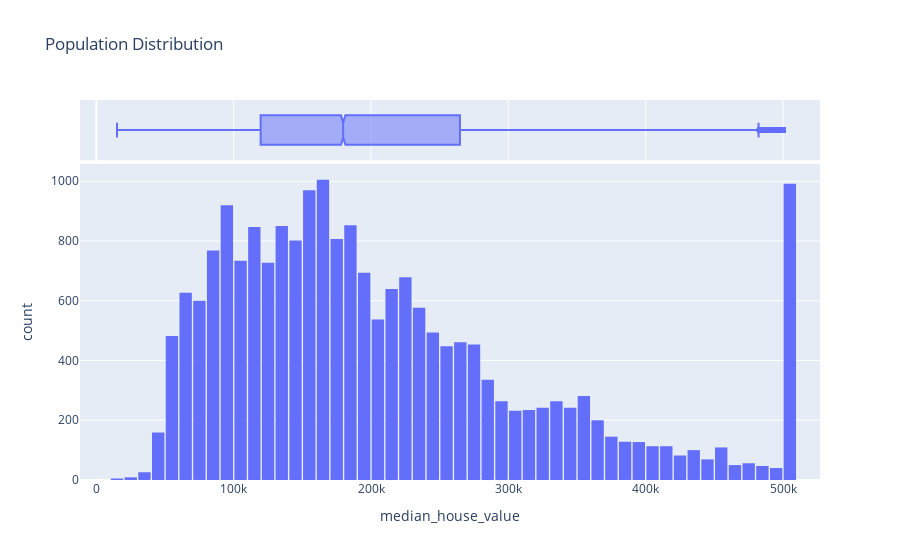

Notebook source saved alongside this figure:
### Code cell
fig = px.histogram(df, x = 'median_house_value', marginal='box', nbins=60, title='Population Distribution')
fig.update_layout(bargap=0.1)
fig.show()

### Figure 1 — Plotly figure (JSON) as saved in the notebook; plotly's stock layout.template omitted (floating-point values rounded to 4 significant figures; data arrays with more than 128 entries replaced by an {"elided": "..."} marker saying what was removed)
{"data": [{"alignmentgroup": "True", "bingroup": "x", "hovertemplate": "median_house_value=%{x}<br>count=%{y}<extra></extra>", "legendgroup": "", "marker": {"color": "#636efa", "pattern": {"shape": ""}}, "name": "", "nbinsx": 60, "offsetgroup": "", "orientation": "v", "showlegend": false, "type": "histogram", "x": {"elided": "20640 int values"}, "xaxis": "x", "yaxis": "y"}, {"alignmentgroup": "True", "hovertemplate": "median_house_value=%{x}<extra></extra>", "legendgroup": "", "marker": {"color": "#636efa"}, "name": "", "notched": true, "offsetgroup": "", "showlegend": false, "type": "box", "x": {"elided": "20640 int values"}, "xaxis": "x2", "yaxis": "y2"}], "layout": {"bargap": 0.1, "barmode": "relative", "legend": {"tracegroupgap": 0}, "title": {"text": "Population Distribution"}, "xaxis": {"anchor": "y", "domain": [0, 1], "title": {"text": "median_house_value"}}, "xaxis2": {"anchor": "y2", "domain": [0, 1], "matches": "x", "showgrid": true, "showticklabels": false}, "yaxis": {"anchor": "x", "domain": [0, 0.8316], "title": {"text": "count"}}, "yaxis2": {"anchor": "x2", "domain": [0.8416, 1], "matches": "y2", "showgrid": false, "showline": false, "showticklabels": false, "ticks": ""}}}
